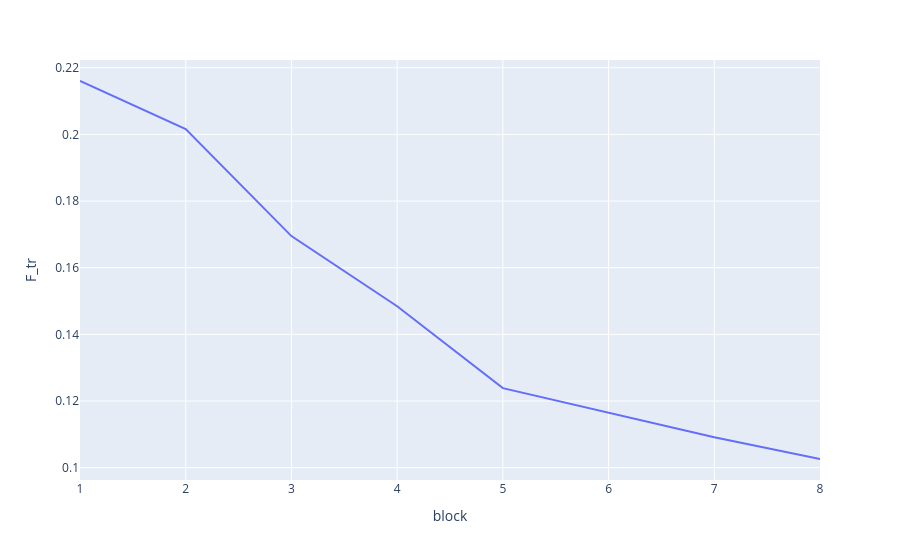

The notebook cell this image was saved under:
### Code cell
import plotly.express as px

if bttda.extra_train_info:
    fig = px.line(df, x='block', y='F_tr')
    fig.show()

### Figure 1 — Plotly figure (JSON) as saved in the notebook; plotly's stock layout.template omitted (floating-point values rounded to 4 significant figures)
{"data": [{"hovertemplate": "block=%{x}<br>F_tr=%{y}<extra></extra>", "legendgroup": "", "line": {"color": "#636efa", "dash": "solid"}, "marker": {"symbol": "circle"}, "mode": "lines", "name": "", "orientation": "v", "showlegend": false, "type": "scatter", "x": [1, 2, 3, 4, 5, 6, 7, 8], "xaxis": "x", "y": [0.216, 0.2016, 0.1695, 0.1484, 0.1239, 0.1165, 0.1091, 0.1026], "yaxis": "y"}], "layout": {"legend": {"tracegroupgap": 0}, "margin": {"t": 60}, "xaxis": {"anchor": "y", "domain": [0, 1], "title": {"text": "block"}}, "yaxis": {"anchor": "x", "domain": [0, 1], "title": {"text": "F_tr"}}}}
